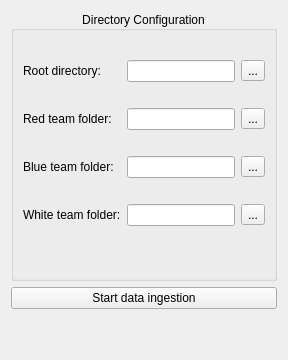
      <widget class="QWidget" name="DirectoryConfigView">
       <layout class="QGridLayout" name="gridLayout_2">
        <item row="2" column="0" rowspan="3">
         <widget class="QGroupBox" name="DirectoryConfigGroupbox">
          <property name="sizePolicy">
           <sizepolicy hsizetype="Preferred" vsizetype="Preferred">
            <horstretch>0</horstretch>
            <verstretch>0</verstretch>
           </sizepolicy>
          </property>
          <property name="title">
           <string>Directory Configuration</string>
          </property>
          <property name="alignment">
           <set>Qt::AlignCenter</set>
          </property>
          <layout class="QGridLayout" name="gridLayout_3">
           <property name="sizeConstraint">
            <enum>QLayout::SetDefaultConstraint</enum>
           </property>
           <property name="bottomMargin">
            <number>12</number>
           </property>
           <item row="4" column="1">
            <spacer name="DC_HorizontalSpacer2">
             <property name="orientation">
              <enum>Qt::Horizontal</enum>
             </property>
             <property name="sizeHint" stdset="0">
              <size>
               <width>40</width>
               <height>20</height>
              </size>
             </property>
            </spacer>
           </item>
           <item row="2" column="1">
            <spacer name="DC_HorizontalSpacer1">
             <property name="orientation">
              <enum>Qt::Horizontal</enum>
             </property>
             <property name="sizeHint" stdset="0">
              <size>
               <width>40</width>
               <height>20</height>
              </size>
             </property>
            </spacer>
           </item>
           <item row="0" column="1">
            <spacer name="DC_VerticalSpacer">
             <property name="orientation">
              <enum>Qt::Vertical</enum>
             </property>
             <property name="sizeType">
              <enum>QSizePolicy::Maximum</enum>
             </property>
             <property name="sizeHint" stdset="0">
              <size>
               <width>20</width>
               <height>20</height>
              </size>
             </property>
            </spacer>
           </item>
           <item row="6" column="1">
            <spacer name="DC_HorizontalSpacer3">
             <property name="orientation">
              <enum>Qt::Horizontal</enum>
             </property>
             <property name="sizeType">
              <enum>QSizePolicy::Minimum</enum>
             </property>
             <property name="sizeHint" stdset="0">
              <size>
               <width>40</width>
               <height>20</height>
              </size>
             </property>
            </spacer>
           </item>
           <item row="8" column="1">
            <widget class="QLineEdit" name="WhiteTeamLineEdit"/>
           </item>
           <item row="1" column="0">
            <widget class="QLabel" name="RootDirectoryLabel">
             <property name="text">
              <string>Root directory:</string>
             </property>
             <property name="wordWrap">
              <bool>false</bool>
             </property>
            </widget>
           </item>
           <item row="1" column="1">
            <widget class="QLineEdit" name="RooDirectoruLineEdit"/>
           </item>
           <item row="8" column="0">
            <widget class="QLabel" name="WhiteTeamFolderLabel">
             <property name="text">
              <string>White team folder:</string>
             </property>
            </widget>
           </item>
           <item row="3" column="1">
            <widget class="QLineEdit" name="RedTeamLineEdit"/>
           </item>
           <item row="3" column="0">
            <widget class="QLabel" name="RedTeamFolderLabel">
             <property name="text">
              <string>Red team folder:</string>
             </property>
            </widget>
           </item>
           <item row="5" column="1">
            <widget class="QLineEdit" name="BlueTeamLineEdit"/>
           </item>
           <item row="5" column="3">
            <widget class="QToolButton" name="BlueTeamToolButton">
             <property name="text">
              <string>...</string>
             </property>
            </widget>
           </item>
           <item row="1" column="3">
            <widget class="QToolButton" name="RootDirectoryToolButton">
             <property name="text">
              <string>...</string>
             </property>
            </widget>
           </item>
           <item row="3" column="3">
            <widget class="QToolButton" name="RedTeamToolButton">
             <property name="text">
              <string>...</string>
             </property>
            </widget>
           </item>
           <item row="5" column="0">
            <widget class="QLabel" name="BlueTeamFolderLabel">
             <property name="text">
              <string>Blue team folder:</string>
             </property>
            </widget>
           </item>
           <item row="8" column="3">
            <widget class="QToolButton" name="WhiteTeamToolButton">
             <property name="text">
              <string>...</string>
             </property>
            </widget>
           </item>
           <item row="9" column="1">
            <spacer name="DC_VerticalSpacer1">
             <property name="orientation">
              <enum>Qt::Vertical</enum>
             </property>
             <property name="sizeType">
              <enum>QSizePolicy::Expanding</enum>
             </property>
             <property name="sizeHint" stdset="0">
              <size>
               <width>20</width>
               <height>40</height>
              </size>
             </property>
            </spacer>
           </item>
          </layout>
         </widget>
        </item>
        <item row="7" column="0" rowspan="2">
         <spacer name="DCVerticalSpacer_3">
          <property name="orientation">
           <enum>Qt::Vertical</enum>
          </property>
          <property name="sizeType">
           <enum>QSizePolicy::Ignored</enum>
          </property>
          <property name="sizeHint" stdset="0">
           <size>
            <width>20</width>
            <height>40</height>
           </size>
          </property>
         </spacer>
        </item>
        <item row="5" column="0">
         <widget class="QPushButton" name="StartIngestionPushButton">
          <property name="text">
           <string>Start data ingestion</string>
          </property>
         </widget>
        </item>
       </layout>
      </widget>
